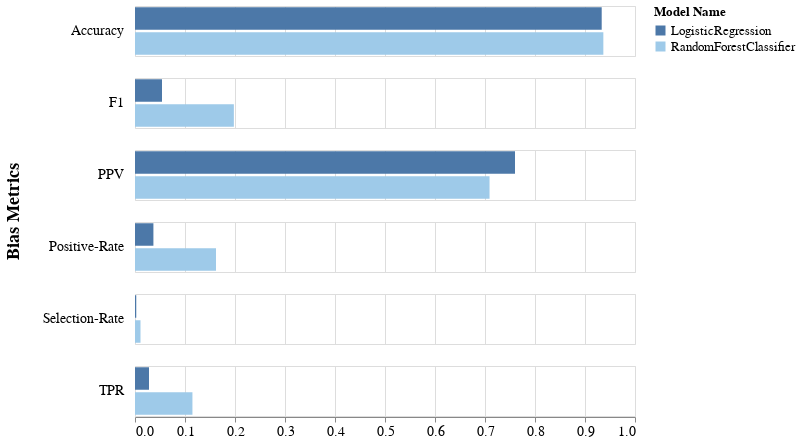

The notebook cell saved with this chart:
### Code cell
visualizer.create_overall_metrics_bar_char(
    metrics_names=['TPR', 'PPV', 'Accuracy', 'F1', 'Selection-Rate', 'Positive-Rate'],
    metrics_title="Bias Metrics"
)

### Figure 1 — Vega-Lite specification as saved in the notebook (floating-point values rounded to 4 significant figures)
{"config": {"view": {"continuousWidth": 400, "continuousHeight": 300}, "axis": {"labelFontSize": 14, "titleFontSize": 18}, "headerRow": {"labelAlign": "left", "labelAngle": 0, "labelFontSize": 14, "labelPadding": 10, "titleFontSize": 18}}, "data": {"name": "data-f701407e68d0e1f044b267e133c8ea02"}, "mark": "bar", "encoding": {"color": {"field": "model_name", "legend": {"labelFontSize": 13, "title": "Model Name", "titleFontSize": 13}, "scale": {"scheme": "tableau20"}, "type": "nominal"}, "row": {"field": "metric", "title": "Bias Metrics", "type": "nominal"}, "x": {"axis": {"grid": true}, "field": "overall", "title": "", "type": "quantitative"}, "y": {"axis": null, "field": "model_name", "type": "nominal"}}, "height": 50, "width": 500, "$schema": "https://vega.github.io/schema/vega-lite/v4.17.0.json", "datasets": {"data-f701407e68d0e1f044b267e133c8ea02": [{"overall": 0.9334, "metric": "Accuracy", "model_name": "LogisticRegression"}, {"overall": 0.05398, "metric": "F1", "model_name": "LogisticRegression"}, {"overall": 0.76, "metric": "PPV", "model_name": "LogisticRegression"}, {"overall": 0.03682, "metric": "Positive-Rate", "model_name": "LogisticRegression"}, {"overall": 0.0025, "metric": "Selection-Rate", "model_name": "LogisticRegression"}, {"overall": 0.02798, "metric": "TPR", "model_name": "LogisticRegression"}, {"overall": 0.9367, "metric": "Accuracy", "model_name": "RandomForestClassifier"}, {"overall": 0.1977, "metric": "F1", "model_name": "RandomForestClassifier"}, {"overall": 0.7091, "metric": "PPV", "model_name": "RandomForestClassifier"}, {"overall": 0.162, "metric": "Positive-Rate", "model_name": "RandomForestClassifier"}, {"overall": 0.011, "metric": "Selection-Rate", "model_name": "RandomForestClassifier"}, {"overall": 0.1149, "metric": "TPR", "model_name": "RandomForestClassifier"}]}}
